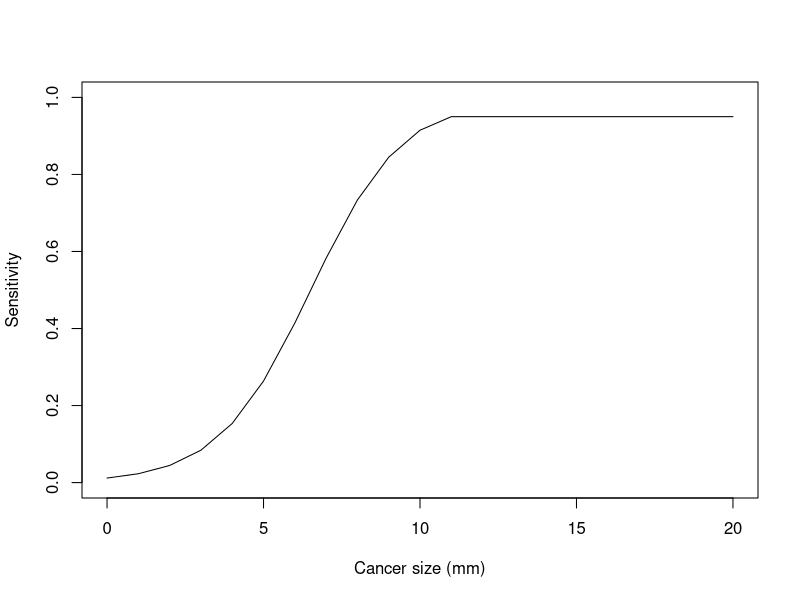

Write R code to recreate this figure.
#Mammography with sensitivity conditional on tumour diameter parameters W-F
beta1 <- 1.47 #Increases result in longer time to reach maximum sensitivity
beta2 <- 6.51 #Increases results in longer time to reach maximum sensitivity
sensitivity_max<-0.95 #This is a parameter in the model but could be hard coded here

#Create vector of cancer sizes (sensitivity pretty much always maxes out at 20mm)
Ca_size<-c(seq(from=0,to=20,by=1))

#Create vector of sensitivities by size
sens_size<-exp((Ca_size - beta2)/beta1)/(1+exp((Ca_size-beta2)/beta1))

#Set max sensitivity to 0.95
sens_size<-replace(sens_size,sens_size>sensitivity_max,sensitivity_max)

#Plot results
plot(Ca_size,sens_size,type="l",ylim=c(0,1),ylab=("Sensitivity"),xlab=("Cancer size (mm)"))

